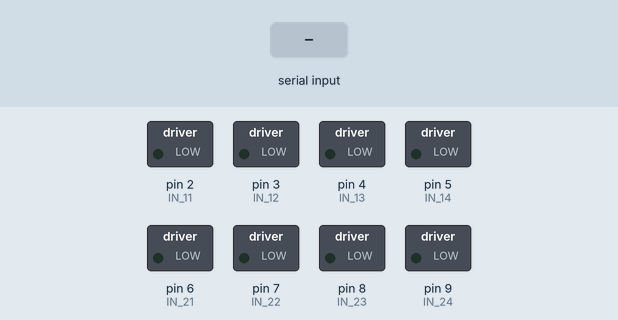
This sketch was run on a simulated Arduino Uno, built with avr-gcc and run on an emulated ATmega328P. Shown: switched loads named in the sketch (green lamp = pin HIGH). The inputs (shaded band) are chosen by the test bench.

Above: at 1.2 s.
1.3 s: "B" received over Serial
At 2.4 s:
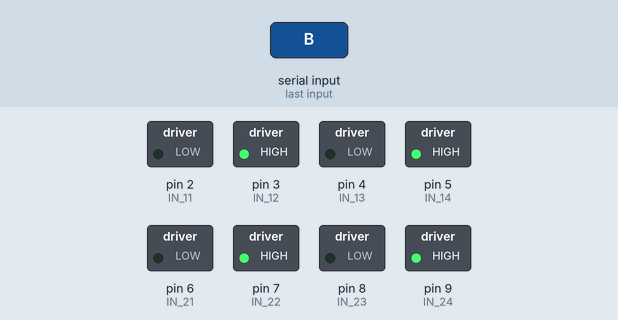
2.8 s: "F" received over Serial
At 3.5 s:
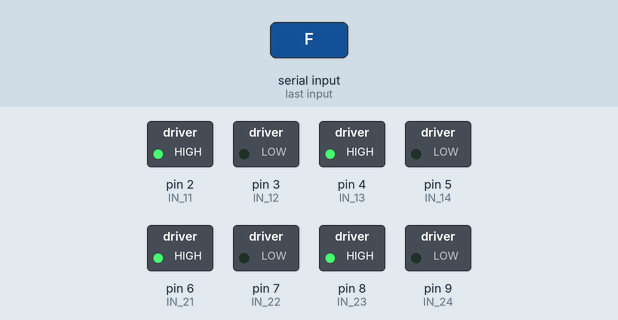
4.3 s: "R" received over Serial
At 4.6 s:
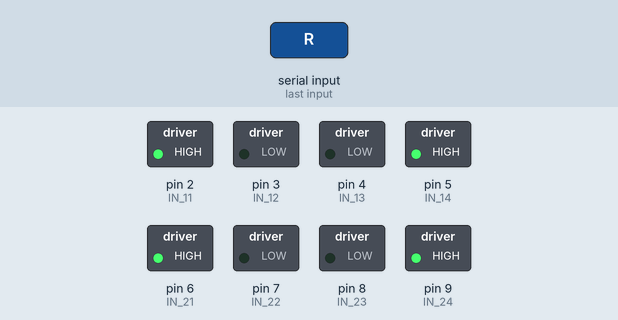
5.8 s: "L" received over Serial
At 7.0 s:
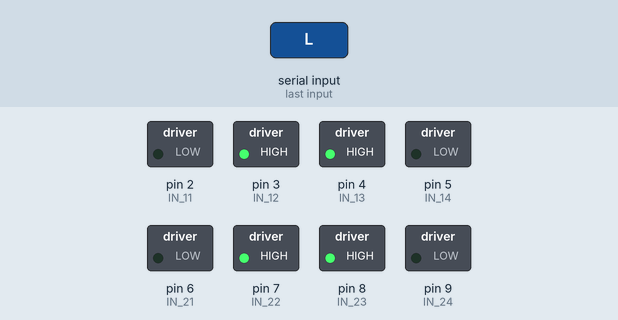
7.3 s: "G" received over Serial
At 8.1 s:
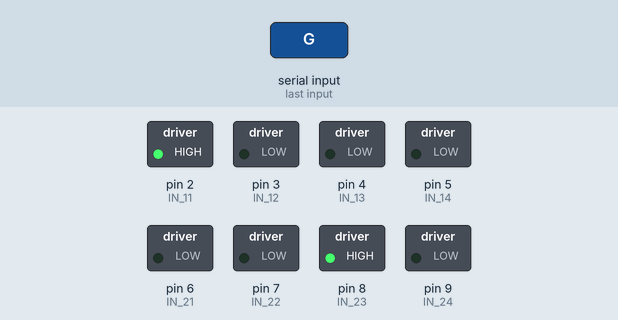
8.8 s: "I" received over Serial
At 9.3 s:
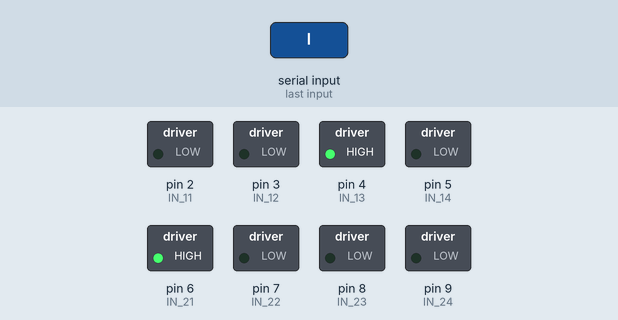
Timing chart, 0 to 11.3 s (numbered marks = the images above; inputs shaded):
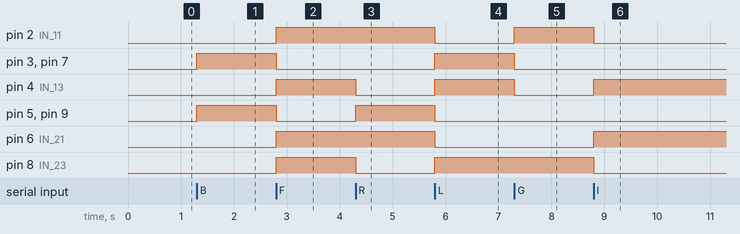

Measured:
- after the input at 1.3 s, pin 3 (IN_12), pin 5 (IN_14), pin 7 (IN_22), pin 9 (IN_24): LOW → HIGH at once
- after the input at 2.8 s, pin 2 (IN_11), pin 4 (IN_13), pin 6 (IN_21), pin 8 (IN_23): LOW → HIGH at once; pin 3 (IN_12), pin 5 (IN_14), pin 7 (IN_22), pin 9 (IN_24): HIGH → LOW at once
- after the input at 4.3 s, pin 4 (IN_13), pin 8 (IN_23): HIGH → LOW at once; pin 5 (IN_14), pin 9 (IN_24): LOW → HIGH at once
- after the input at 5.8 s, pin 2 (IN_11), pin 5 (IN_14), pin 6 (IN_21), pin 9 (IN_24): HIGH → LOW at once; pin 3 (IN_12), pin 4 (IN_13), pin 7 (IN_22), pin 8 (IN_23): LOW → HIGH at once
- after the input at 7.3 s, pin 2 (IN_11): LOW → HIGH at once; pin 3 (IN_12), pin 4 (IN_13), pin 7 (IN_22): HIGH → LOW at once
- after the input at 8.8 s, pin 2 (IN_11), pin 8 (IN_23): HIGH → LOW at once; pin 4 (IN_13), pin 6 (IN_21): LOW → HIGH at once

The sketch:

All_Directional_Car_Draft_1_with_L298N.docx.ino
```cpp
//MECANUM WHEELS ROBOT
//ROBOT LK
#define IN_11  2        // L298N #1 in 4 motor Front Right
#define IN_12  3        // L298N #1 in 3 motor Front Right
#define IN_13  4        // L298N #1 in 2 motor Front Left
#define IN_14  5        // L298N #1 in 1 motor Front Left

#define IN_21  6        // L298N #2 in 4 motor Back Left
#define IN_22  7       // L298N #2 in 3 motor Back Left
#define IN_23  8       // L298N #2 in 2 motor Back Right
#define IN_24  9      // L298N #2 in 1 motor Back Right

//ROBOT LK

int command;             //Int to store app command state.
boolean state = 1;

void stopRobot() {
  digitalWrite(IN_11, LOW);
  digitalWrite(IN_12, LOW);

  digitalWrite(IN_13, LOW);
  digitalWrite(IN_14, LOW);

  digitalWrite(IN_24, LOW);
  digitalWrite(IN_23, LOW);

  digitalWrite(IN_22, LOW);
  digitalWrite(IN_21, LOW);

}
void back() {
  digitalWrite(IN_11, LOW);
  digitalWrite(IN_12, HIGH);

  digitalWrite(IN_13, LOW);
  digitalWrite(IN_14, HIGH);

  digitalWrite(IN_24, HIGH);
  digitalWrite(IN_23, LOW);

  digitalWrite(IN_22, HIGH);
  digitalWrite(IN_21, LOW);

}
void forward () {
  digitalWrite(IN_11, HIGH);
  digitalWrite(IN_12, LOW);

  digitalWrite(IN_13, HIGH);
  digitalWrite(IN_14, LOW);

  digitalWrite(IN_24, LOW);
  digitalWrite(IN_23, HIGH);

  digitalWrite(IN_22, LOW);
  digitalWrite(IN_21, HIGH);

}
void left() {
  digitalWrite(IN_11, HIGH);
  digitalWrite(IN_12, LOW);

  digitalWrite(IN_13, LOW);
  digitalWrite(IN_14, HIGH);
  digitalWrite(IN_24, LOW);
  digitalWrite(IN_23, HIGH);

  digitalWrite(IN_22, HIGH);
  digitalWrite(IN_21, LOW);

}
void right() {
  digitalWrite(IN_11, LOW);
  digitalWrite(IN_12, HIGH);

  digitalWrite(IN_13, HIGH);
  digitalWrite(IN_14, LOW);

  digitalWrite(IN_24, HIGH);
  digitalWrite(IN_23, LOW);

  digitalWrite(IN_22, LOW);
  digitalWrite(IN_21, HIGH);

}
void superleft () {
  digitalWrite(IN_11, LOW);
  digitalWrite(IN_12, HIGH);

  digitalWrite(IN_13, HIGH);
  digitalWrite(IN_14, LOW);

  digitalWrite(IN_24, LOW);
  digitalWrite(IN_23, HIGH);

  digitalWrite(IN_22, HIGH);
  digitalWrite(IN_21, LOW);
}
void superright () {
  digitalWrite(IN_11, HIGH);
  digitalWrite(IN_12, LOW);

  digitalWrite(IN_13, LOW);
  digitalWrite(IN_14, HIGH);

  digitalWrite(IN_24, HIGH);
  digitalWrite(IN_23, LOW);

  digitalWrite(IN_22, LOW);
  digitalWrite(IN_21, HIGH);

}
void forwardright () {
  digitalWrite(IN_11, LOW);
  digitalWrite(IN_12, LOW);

  digitalWrite(IN_13, HIGH);
  digitalWrite(IN_14, LOW);

  digitalWrite(IN_24, LOW);
  digitalWrite(IN_23, LOW);

  digitalWrite(IN_22, LOW);
  digitalWrite(IN_21, HIGH);

}
void forwardleft () {
  digitalWrite(IN_11, HIGH);
  digitalWrite(IN_12, LOW);

  digitalWrite(IN_13, LOW);
  digitalWrite(IN_14, LOW);

  digitalWrite(IN_24, LOW);
  digitalWrite(IN_23, HIGH);

  digitalWrite(IN_22, LOW);
  digitalWrite(IN_21, LOW);

}
void backleft () {
  digitalWrite(IN_11, LOW);
  digitalWrite(IN_12, HIGH);

  digitalWrite(IN_13, LOW);
  digitalWrite(IN_14, LOW);

  digitalWrite(IN_24, HIGH);
  digitalWrite(IN_23, LOW);

  digitalWrite(IN_22, LOW);
  digitalWrite(IN_21, LOW);

}
void backright () {
  digitalWrite(IN_11, LOW);
  digitalWrite(IN_12, LOW);

  digitalWrite(IN_13, LOW);
  digitalWrite(IN_14, HIGH);

  digitalWrite(IN_24, LOW);
  digitalWrite(IN_23, LOW);

  digitalWrite(IN_22, HIGH);
  digitalWrite(IN_21, LOW);

}
void setup() {
  Serial.begin (9600);

  pinMode(IN_11, OUTPUT);
  pinMode(IN_12, OUTPUT);
  pinMode(IN_13, OUTPUT);
  pinMode(IN_14, OUTPUT);

  pinMode(IN_21, OUTPUT);
  pinMode(IN_22, OUTPUT);
  pinMode(IN_23, OUTPUT);
  pinMode(IN_24, OUTPUT);

}
//ROBOT LK

void loop() {
  if (Serial.available()) {
    command = Serial.read();
    if (command == 'X') {
      state = 1;
    } else if (command == 'x') {
      state = 0;
    }
    if (command == 'B') {
      back();
    } else if (command == 'F') {
      forward();
    } else if (command == 'R' && state == 1) {
      superright ();
    } else if (command == 'L' && state == 1) {
      superleft ();
    } else if (command == 'R' && state == 0) {
      right ();
    } else if (command == 'L' && state == 0) {
      left ();
    } else if (command == 'G') {
      forwardleft ();
    } else if (command == 'I') {
      forwardright ();
    } else if (command == 'H') {
      backright ();
    } else if (command == 'J') {
      backleft ();
    }  else {
      stopRobot();
    }
  }
}
```
